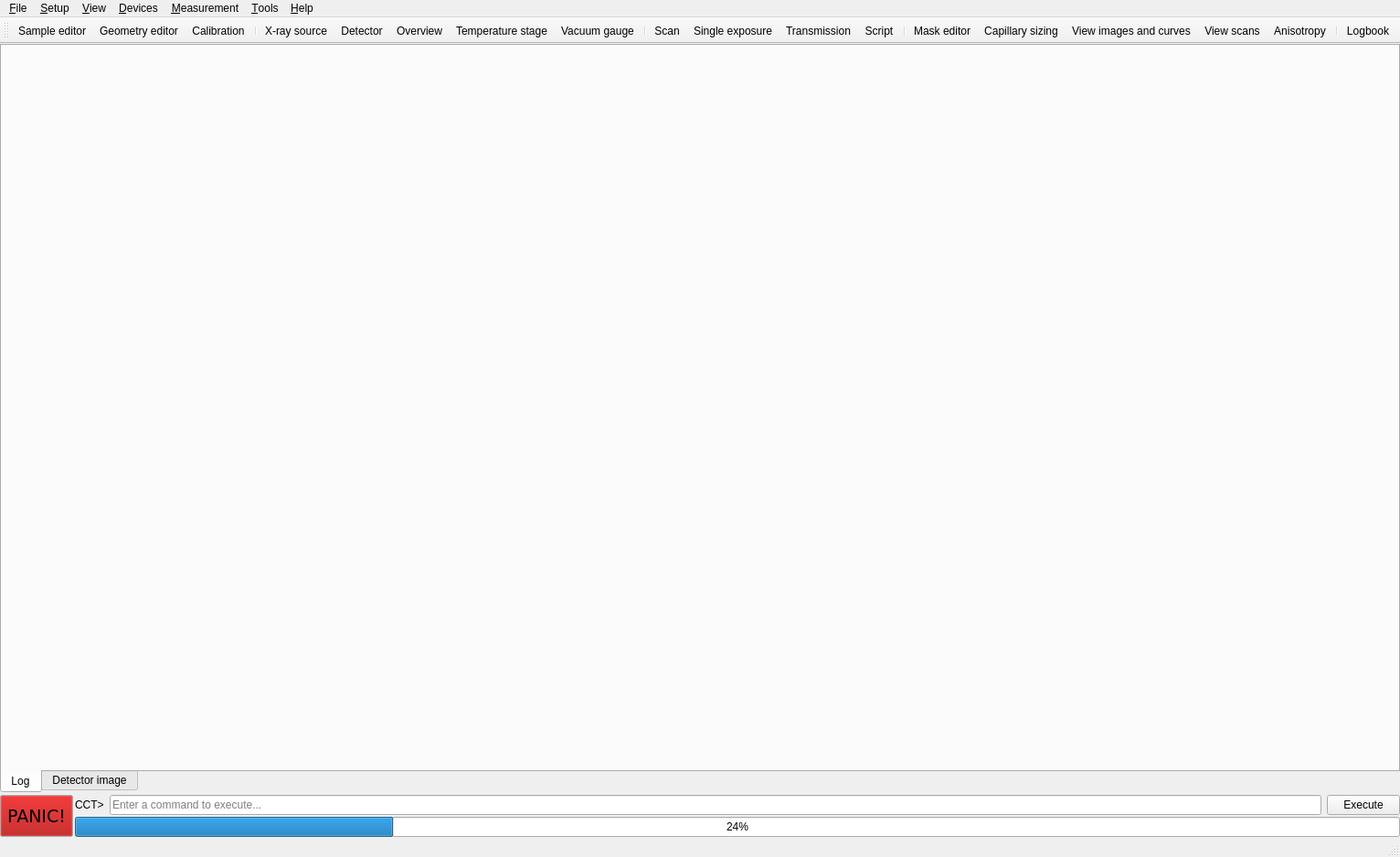
<?xml version="1.0" encoding="UTF-8"?>
<ui version="4.0">
 <class>MainWindow</class>
 <widget class="QMainWindow" name="MainWindow">
  <property name="geometry">
   <rect>
    <x>0</x>
    <y>0</y>
    <width>876</width>
    <height>938</height>
   </rect>
  </property>
  <property name="windowTitle">
   <string>Credo Control Tool</string>
  </property>
  <property name="windowIcon">
   <iconset resource="../../resource/icons/icons.qrc">
    <normaloff>:/icons/cctlogo.svg</normaloff>:/icons/cctlogo.svg</iconset>
  </property>
  <widget class="QWidget" name="centralwidget">
   <layout class="QVBoxLayout" name="verticalLayout">
    <property name="spacing">
     <number>2</number>
    </property>
    <property name="leftMargin">
     <number>0</number>
    </property>
    <property name="topMargin">
     <number>0</number>
    </property>
    <property name="rightMargin">
     <number>0</number>
    </property>
    <property name="bottomMargin">
     <number>0</number>
    </property>
    <item>
     <layout class="QHBoxLayout" name="indicatorHorizontalLayout"/>
    </item>
    <item>
     <layout class="QHBoxLayout" name="deviceStatusBarLayout">
      <item>
       <spacer name="horizontalSpacer">
        <property name="orientation">
         <enum>Qt::Horizontal</enum>
        </property>
        <property name="sizeHint" stdset="0">
         <size>
          <width>0</width>
          <height>0</height>
         </size>
        </property>
       </spacer>
      </item>
     </layout>
    </item>
    <item>
     <widget class="QTabWidget" name="tabWidget">
      <property name="tabPosition">
       <enum>QTabWidget::South</enum>
      </property>
      <property name="currentIndex">
       <number>0</number>
      </property>
      <widget class="QWidget" name="logTab">
       <attribute name="title">
        <string>Log</string>
       </attribute>
       <layout class="QVBoxLayout" name="verticalLayout_3">
        <item>
         <layout class="QHBoxLayout" name="logHorizontalLayout"/>
        </item>
       </layout>
      </widget>
      <widget class="QWidget" name="patternTab">
       <attribute name="title">
        <string>Detector image</string>
       </attribute>
      </widget>
     </widget>
    </item>
    <item>
     <layout class="QHBoxLayout" name="horizontalLayout_2">
      <item>
       <widget class="QPushButton" name="panicPushButton">
        <property name="enabled">
         <bool>true</bool>
        </property>
        <property name="sizePolicy">
         <sizepolicy hsizetype="Minimum" vsizetype="Minimum">
          <horstretch>0</horstretch>
          <verstretch>0</verstretch>
         </sizepolicy>
        </property>
        <property name="palette">
         <palette>
          <active>
           <colorrole role="Button">
            <brush brushstyle="SolidPattern">
             <color alpha="255">
              <red>170</red>
              <green>0</green>
              <blue>0</blue>
             </color>
            </brush>
           </colorrole>
          </active>
          <inactive>
           <colorrole role="Button">
            <brush brushstyle="SolidPattern">
             <color alpha="255">
              <red>170</red>
              <green>0</green>
              <blue>0</blue>
             </color>
            </brush>
           </colorrole>
          </inactive>
          <disabled>
           <colorrole role="Button">
            <brush brushstyle="SolidPattern">
             <color alpha="255">
              <red>170</red>
              <green>0</green>
              <blue>0</blue>
             </color>
            </brush>
           </colorrole>
          </disabled>
         </palette>
        </property>
        <property name="font">
         <font>
          <family>DejaVu Sans</family>
          <pointsize>14</pointsize>
         </font>
        </property>
        <property name="toolTip">
         <string>Close shutter, stop all motors, power down X-ray source</string>
        </property>
        <property name="text">
         <string>PANIC!</string>
        </property>
       </widget>
      </item>
      <item>
       <layout class="QVBoxLayout" name="verticalLayout_2">
        <item>
         <widget class="QWidget" name="commandLineWidget" native="true">
          <layout class="QHBoxLayout" name="horizontalLayout">
           <property name="leftMargin">
            <number>0</number>
           </property>
           <property name="topMargin">
            <number>0</number>
           </property>
           <property name="rightMargin">
            <number>0</number>
           </property>
           <property name="bottomMargin">
            <number>0</number>
           </property>
           <item>
            <widget class="QLabel" name="label">
             <property name="text">
              <string>CCT&gt;</string>
             </property>
            </widget>
           </item>
           <item>
            <widget class="QLineEdit" name="commandLineEdit">
             <property name="placeholderText">
              <string>Enter a command to execute...</string>
             </property>
             <property name="clearButtonEnabled">
              <bool>true</bool>
             </property>
            </widget>
           </item>
           <item>
            <widget class="QPushButton" name="executePushButton">
             <property name="text">
              <string>Execute</string>
             </property>
             <property name="autoDefault">
              <bool>true</bool>
             </property>
            </widget>
           </item>
          </layout>
         </widget>
        </item>
        <item>
         <widget class="QProgressBar" name="progressBar">
          <property name="value">
           <number>24</number>
          </property>
         </widget>
        </item>
       </layout>
      </item>
     </layout>
    </item>
   </layout>
  </widget>
  <widget class="QMenuBar" name="menubar">
   <property name="geometry">
    <rect>
     <x>0</x>
     <y>0</y>
     <width>876</width>
     <height>30</height>
    </rect>
   </property>
   <widget class="QMenu" name="menu_File">
    <property name="title">
     <string>&amp;File</string>
    </property>
    <addaction name="actionSave_settings"/>
    <addaction name="actionQuit"/>
   </widget>
   <widget class="QMenu" name="menu_Setup">
    <property name="title">
     <string>&amp;Setup</string>
    </property>
    <addaction name="actionSample_editor"/>
    <addaction name="actionGeometry_editor"/>
    <addaction name="actionEdit_configuration"/>
    <addaction name="actionCalibrantsDB"/>
    <addaction name="separator"/>
    <addaction name="actionCalibration"/>
    <addaction name="separator"/>
    <addaction name="actionUser_management"/>
    <addaction name="actionChange_password"/>
    <addaction name="actionProject_management"/>
   </widget>
   <widget class="QMenu" name="menu_Devices">
    <property name="title">
     <string>&amp;Devices</string>
    </property>
    <widget class="QMenu" name="menuMotors">
     <property name="title">
      <string>&amp;Motors</string>
     </property>
     <property name="icon">
      <iconset resource="../../resource/icons/icons.qrc">
       <normaloff>:/icons/motor.svg</normaloff>:/icons/motor.svg</iconset>
     </property>
     <addaction name="actionMotors"/>
     <addaction name="actionCalibrateMotors"/>
    </widget>
    <addaction name="actionX_ray_source"/>
    <addaction name="actionDetector"/>
    <addaction name="menuMotors"/>
    <addaction name="actionVacuum_gauge"/>
    <addaction name="actionTemperature_stage"/>
    <addaction name="separator"/>
    <addaction name="actionDevice_connections"/>
   </widget>
   <widget class="QMenu" name="menu_Measurement">
    <property name="title">
     <string>&amp;Measurement</string>
    </property>
    <addaction name="actionScan"/>
    <addaction name="actionSingle_exposure"/>
    <addaction name="actionTransmission"/>
    <addaction name="actionScript"/>
    <addaction name="actionFirstPrinciplesCalibration"/>
   </widget>
   <widget class="QMenu" name="menu_Tools">
    <property name="title">
     <string>&amp;Tools</string>
    </property>
    <addaction name="actionMask_editor"/>
    <addaction name="actionView_images_and_curves"/>
    <addaction name="actionView_scans"/>
    <addaction name="actionAnisotropy"/>
    <addaction name="actionCapillary_sizing"/>
    <addaction name="actionData_reduction"/>
    <addaction name="separator"/>
    <addaction name="actionResource_consumption"/>
    <addaction name="actionOptimize_geometry"/>
    <addaction name="actionSamplePositionChecker"/>
    <addaction name="actionLogbook"/>
   </widget>
   <widget class="QMenu" name="menu_Help">
    <property name="title">
     <string>&amp;Help</string>
    </property>
    <addaction name="actionAbout"/>
    <addaction name="actionAbout_Qt"/>
    <addaction name="actionCommands"/>
   </widget>
   <widget class="QMenu" name="menu_View">
    <property name="title">
     <string>&amp;View</string>
    </property>
    <addaction name="actionAccounting"/>
    <addaction name="actionShutter"/>
    <addaction name="actionBeamstop"/>
    <addaction name="actionFSN_counters"/>
    <addaction name="actionResource_usage"/>
   </widget>
   <addaction name="menu_File"/>
   <addaction name="menu_Setup"/>
   <addaction name="menu_View"/>
   <addaction name="menu_Devices"/>
   <addaction name="menu_Measurement"/>
   <addaction name="menu_Tools"/>
   <addaction name="menu_Help"/>
  </widget>
  <widget class="QStatusBar" name="statusbar"/>
  <widget class="QToolBar" name="toolBar">
   <property name="sizePolicy">
    <sizepolicy hsizetype="Minimum" vsizetype="Fixed">
     <horstretch>0</horstretch>
     <verstretch>0</verstretch>
    </sizepolicy>
   </property>
   <property name="windowTitle">
    <string>toolBar</string>
   </property>
   <property name="iconSize">
    <size>
     <width>32</width>
     <height>32</height>
    </size>
   </property>
   <attribute name="toolBarArea">
    <enum>TopToolBarArea</enum>
   </attribute>
   <attribute name="toolBarBreak">
    <bool>false</bool>
   </attribute>
   <addaction name="actionSample_editor"/>
   <addaction name="actionGeometry_editor"/>
   <addaction name="actionCalibration"/>
   <addaction name="separator"/>
   <addaction name="actionX_ray_source"/>
   <addaction name="actionDetector"/>
   <addaction name="actionMotors"/>
   <addaction name="actionTemperature_stage"/>
   <addaction name="actionVacuum_gauge"/>
   <addaction name="separator"/>
   <addaction name="actionScan"/>
   <addaction name="actionSingle_exposure"/>
   <addaction name="actionTransmission"/>
   <addaction name="actionScript"/>
   <addaction name="separator"/>
   <addaction name="actionMask_editor"/>
   <addaction name="actionCapillary_sizing"/>
   <addaction name="actionView_images_and_curves"/>
   <addaction name="actionView_scans"/>
   <addaction name="actionAnisotropy"/>
   <addaction name="separator"/>
   <addaction name="actionLogbook"/>
  </widget>
  <action name="actionSample_editor">
   <property name="icon">
    <iconset resource="../../resource/icons/icons.qrc">
     <normaloff>:/icons/sample.svg</normaloff>:/icons/sample.svg</iconset>
   </property>
   <property name="text">
    <string>&amp;Sample editor</string>
   </property>
   <property name="toolTip">
    <string>Open the sample database editor</string>
   </property>
  </action>
  <action name="actionGeometry_editor">
   <property name="icon">
    <iconset resource="../../resource/icons/icons.qrc">
     <normaloff>:/icons/geometry.svg</normaloff>:/icons/geometry.svg</iconset>
   </property>
   <property name="text">
    <string>&amp;Geometry editor</string>
   </property>
   <property name="toolTip">
    <string>Edit geometry parameters</string>
   </property>
  </action>
  <action name="actionSave_settings">
   <property name="icon">
    <iconset theme="document-save">
     <normaloff>../../../../cpt/src/cpt/widgets/mainwindow</normaloff>../../../../cpt/src/cpt/widgets/mainwindow</iconset>
   </property>
   <property name="text">
    <string>&amp;Save settings</string>
   </property>
   <property name="toolTip">
    <string>Save the settings</string>
   </property>
  </action>
  <action name="actionQuit">
   <property name="icon">
    <iconset theme="application-exit">
     <normaloff>../../../../cpt/src/cpt/widgets/mainwindow</normaloff>../../../../cpt/src/cpt/widgets/mainwindow</iconset>
   </property>
   <property name="text">
    <string>&amp;Quit</string>
   </property>
   <property name="toolTip">
    <string>Quit the application</string>
   </property>
  </action>
  <action name="actionCalibration">
   <property name="icon">
    <iconset resource="../../resource/icons/icons.qrc">
     <normaloff>:/icons/calibration.svg</normaloff>:/icons/calibration.svg</iconset>
   </property>
   <property name="text">
    <string>&amp;Calibration</string>
   </property>
   <property name="toolTip">
    <string>Calibrate the beam center and the sample-to-detector distance</string>
   </property>
  </action>
  <action name="actionEdit_configuration">
   <property name="icon">
    <iconset resource="../../resource/icons/icons.qrc">
     <normaloff>:/icons/editconfig.svg</normaloff>:/icons/editconfig.svg</iconset>
   </property>
   <property name="text">
    <string>&amp;Edit configuration</string>
   </property>
   <property name="toolTip">
    <string>Configuration editor for advanced users</string>
   </property>
  </action>
  <action name="actionUser_management">
   <property name="icon">
    <iconset theme="system-users">
     <normaloff>.</normaloff>.</iconset>
   </property>
   <property name="text">
    <string>&amp;User management</string>
   </property>
   <property name="toolTip">
    <string>Manage users</string>
   </property>
  </action>
  <action name="actionProject_management">
   <property name="icon">
    <iconset resource="../../resource/icons/icons.qrc">
     <normaloff>:/icons/project.svg</normaloff>:/icons/project.svg</iconset>
   </property>
   <property name="text">
    <string>&amp;Project management</string>
   </property>
   <property name="toolTip">
    <string>Manage projects</string>
   </property>
  </action>
  <action name="actionX_ray_source">
   <property name="icon">
    <iconset resource="../../resource/icons/icons.qrc">
     <normaloff>:/icons/xraysource.svg</normaloff>:/icons/xraysource.svg</iconset>
   </property>
   <property name="text">
    <string>&amp;X-ray source</string>
   </property>
   <property name="toolTip">
    <string>Control the X-ray source</string>
   </property>
  </action>
  <action name="actionDetector">
   <property name="icon">
    <iconset resource="../../resource/icons/icons.qrc">
     <normaloff>:/icons/detector.svg</normaloff>:/icons/detector.svg</iconset>
   </property>
   <property name="text">
    <string>&amp;Detector</string>
   </property>
   <property name="toolTip">
    <string>Control the detector</string>
   </property>
  </action>
  <action name="actionMotors">
   <property name="icon">
    <iconset resource="../../resource/icons/icons.qrc">
     <normaloff>:/icons/motor.svg</normaloff>:/icons/motor.svg</iconset>
   </property>
   <property name="text">
    <string>&amp;Overview</string>
   </property>
   <property name="toolTip">
    <string>Control the motors</string>
   </property>
  </action>
  <action name="actionTemperature_stage">
   <property name="icon">
    <iconset resource="../../resource/icons/icons.qrc">
     <normaloff>:/icons/circulator.svg</normaloff>:/icons/circulator.svg</iconset>
   </property>
   <property name="text">
    <string>&amp;Temperature stage</string>
   </property>
   <property name="toolTip">
    <string>Control the temperature regulator</string>
   </property>
  </action>
  <action name="actionVacuum_gauge">
   <property name="icon">
    <iconset resource="../../resource/icons/icons.qrc">
     <normaloff>:/icons/tpg201.svg</normaloff>:/icons/tpg201.svg</iconset>
   </property>
   <property name="text">
    <string>&amp;Vacuum gauge</string>
   </property>
   <property name="toolTip">
    <string>Control the vacuum gauge</string>
   </property>
  </action>
  <action name="actionDevice_connections">
   <property name="icon">
    <iconset theme="network-idle">
     <normaloff>.</normaloff>.</iconset>
   </property>
   <property name="text">
    <string>Device &amp;connections</string>
   </property>
   <property name="toolTip">
    <string>Connect/disconnect devices</string>
   </property>
  </action>
  <action name="actionScan">
   <property name="icon">
    <iconset resource="../../resource/icons/icons.qrc">
     <normaloff>:/icons/scan.svg</normaloff>:/icons/scan.svg</iconset>
   </property>
   <property name="text">
    <string>&amp;Scan</string>
   </property>
   <property name="toolTip">
    <string>Perform scan measurements</string>
   </property>
  </action>
  <action name="actionSingle_exposure">
   <property name="icon">
    <iconset resource="../../resource/icons/icons.qrc">
     <normaloff>:/icons/exposure.svg</normaloff>:/icons/exposure.svg</iconset>
   </property>
   <property name="text">
    <string>Single &amp;exposure</string>
   </property>
   <property name="toolTip">
    <string>Take manual exposures</string>
   </property>
  </action>
  <action name="actionTransmission">
   <property name="icon">
    <iconset resource="../../resource/icons/icons.qrc">
     <normaloff>:/icons/transmission.svg</normaloff>:/icons/transmission.svg</iconset>
   </property>
   <property name="text">
    <string>&amp;Transmission</string>
   </property>
   <property name="toolTip">
    <string>Measure transmission of several samples</string>
   </property>
  </action>
  <action name="actionScript">
   <property name="icon">
    <iconset resource="../../resource/icons/icons.qrc">
     <normaloff>:/icons/script.svg</normaloff>:/icons/script.svg</iconset>
   </property>
   <property name="text">
    <string>S&amp;cript</string>
   </property>
   <property name="toolTip">
    <string>Automated measurements</string>
   </property>
  </action>
  <action name="actionMask_editor">
   <property name="icon">
    <iconset resource="../../resource/icons/icons.qrc">
     <normaloff>:/icons/flipmask.svg</normaloff>:/icons/flipmask.svg</iconset>
   </property>
   <property name="text">
    <string>&amp;Mask editor</string>
   </property>
   <property name="toolTip">
    <string>Edit mask matrices</string>
   </property>
  </action>
  <action name="actionView_images_and_curves">
   <property name="icon">
    <iconset resource="../../resource/icons/icons.qrc">
     <normaloff>:/icons/exposureviewer.svg</normaloff>:/icons/exposureviewer.svg</iconset>
   </property>
   <property name="text">
    <string>&amp;View images and curves</string>
   </property>
   <property name="toolTip">
    <string>View recorded scattering patterns and scattering curves</string>
   </property>
  </action>
  <action name="actionView_scans">
   <property name="icon">
    <iconset resource="../../resource/icons/icons.qrc">
     <normaloff>:/icons/scanviewer.svg</normaloff>:/icons/scanviewer.svg</iconset>
   </property>
   <property name="text">
    <string>View &amp;scans</string>
   </property>
   <property name="toolTip">
    <string>View scan curves</string>
   </property>
  </action>
  <action name="actionCapillary_sizing">
   <property name="icon">
    <iconset resource="../../resource/icons/icons.qrc">
     <normaloff>:/icons/capillarysizer.svg</normaloff>:/icons/capillarysizer.svg</iconset>
   </property>
   <property name="text">
    <string>&amp;Capillary sizing</string>
   </property>
   <property name="toolTip">
    <string>Determine capillary position and thickness</string>
   </property>
  </action>
  <action name="actionData_reduction">
   <property name="icon">
    <iconset resource="../../resource/icons/icons.qrc">
     <normaloff>:/icons/datareduction.svg</normaloff>:/icons/datareduction.svg</iconset>
   </property>
   <property name="text">
    <string>&amp;Data reduction</string>
   </property>
   <property name="toolTip">
    <string>Post-process data</string>
   </property>
  </action>
  <action name="actionResource_consumption">
   <property name="icon">
    <iconset resource="../../resource/icons/icons.qrc">
     <normaloff>:/icons/resourceusage.svg</normaloff>:/icons/resourceusage.svg</iconset>
   </property>
   <property name="text">
    <string>&amp;Resource consumption</string>
   </property>
   <property name="toolTip">
    <string>Analyze resource consumption and internal telemetry</string>
   </property>
  </action>
  <action name="actionOptimize_geometry">
   <property name="text">
    <string>&amp;Optimize geometry</string>
   </property>
   <property name="toolTip">
    <string>Calculate the optimum geometry</string>
   </property>
  </action>
  <action name="actionAbout">
   <property name="icon">
    <iconset theme="help-about">
     <normaloff>.</normaloff>.</iconset>
   </property>
   <property name="text">
    <string>&amp;About</string>
   </property>
   <property name="toolTip">
    <string>About this program</string>
   </property>
  </action>
  <action name="actionCommands">
   <property name="icon">
    <iconset theme="help-contents">
     <normaloff>.</normaloff>.</iconset>
   </property>
   <property name="text">
    <string>&amp;Commands</string>
   </property>
   <property name="toolTip">
    <string>Help on the script commands</string>
   </property>
  </action>
  <action name="actionAccounting">
   <property name="checkable">
    <bool>true</bool>
   </property>
   <property name="checked">
    <bool>true</bool>
   </property>
   <property name="text">
    <string>&amp;Accounting</string>
   </property>
   <property name="toolTip">
    <string>Open accounting dockwidget</string>
   </property>
  </action>
  <action name="actionShutter">
   <property name="checkable">
    <bool>true</bool>
   </property>
   <property name="checked">
    <bool>true</bool>
   </property>
   <property name="text">
    <string>&amp;Shutter</string>
   </property>
   <property name="toolTip">
    <string>Show the shutter control dockwidget</string>
   </property>
  </action>
  <action name="actionFSN_counters">
   <property name="checkable">
    <bool>true</bool>
   </property>
   <property name="checked">
    <bool>true</bool>
   </property>
   <property name="text">
    <string>&amp;FSN counters</string>
   </property>
   <property name="toolTip">
    <string>Show file sequence numbers</string>
   </property>
  </action>
  <action name="actionResource_usage">
   <property name="checkable">
    <bool>true</bool>
   </property>
   <property name="checked">
    <bool>true</bool>
   </property>
   <property name="text">
    <string>&amp;Resource usage</string>
   </property>
   <property name="toolTip">
    <string>Show resource usage dockwidget</string>
   </property>
  </action>
  <action name="actionAbout_Qt">
   <property name="icon">
    <iconset theme="help-about">
     <normaloff>.</normaloff>.</iconset>
   </property>
   <property name="text">
    <string>About &amp;Qt</string>
   </property>
   <property name="toolTip">
    <string>About Qt</string>
   </property>
  </action>
  <action name="actionCalibrateMotors">
   <property name="icon">
    <iconset resource="../../resource/icons/icons.qrc">
     <normaloff>:/icons/motorcalibration.svg</normaloff>:/icons/motorcalibration.svg</iconset>
   </property>
   <property name="text">
    <string>&amp;Calibrate</string>
   </property>
   <property name="toolTip">
    <string>Calibrate motors</string>
   </property>
  </action>
  <action name="actionBeamstop">
   <property name="checkable">
    <bool>true</bool>
   </property>
   <property name="checked">
    <bool>true</bool>
   </property>
   <property name="text">
    <string>&amp;Beamstop</string>
   </property>
   <property name="toolTip">
    <string>Show the beamstop control dockwidget</string>
   </property>
  </action>
  <action name="actionSamplePositionChecker">
   <property name="icon">
    <iconset resource="../../resource/icons/icons.qrc">
     <normaloff>:/icons/sample_positions.svg</normaloff>:/icons/sample_positions.svg</iconset>
   </property>
   <property name="text">
    <string>Check sample &amp;positions</string>
   </property>
   <property name="toolTip">
    <string>Make a graph of the relative positions of selected samples</string>
   </property>
  </action>
  <action name="actionFirstPrinciplesCalibration">
   <property name="text">
    <string>&amp;Q-calibrant calibration</string>
   </property>
   <property name="toolTip">
    <string>Calibration of q-calibrant samples using the detector shifting technique</string>
   </property>
  </action>
  <action name="actionChange_password">
   <property name="icon">
    <iconset resource="../../resource/icons/icons.qrc">
     <normaloff>:/icons/changepassword.svg</normaloff>:/icons/changepassword.svg</iconset>
   </property>
   <property name="text">
    <string>C&amp;hange password...</string>
   </property>
   <property name="toolTip">
    <string>Change passwords</string>
   </property>
  </action>
  <action name="actionLogbook">
   <property name="icon">
    <iconset resource="../../resource/icons/icons.qrc">
     <normaloff>:/icons/logbook.svg</normaloff>:/icons/logbook.svg</iconset>
   </property>
   <property name="text">
    <string>&amp;Logbook</string>
   </property>
   <property name="toolTip">
    <string>Open the user logbook</string>
   </property>
  </action>
  <action name="actionAnisotropy">
   <property name="icon">
    <iconset resource="../../resource/icons/icons.qrc">
     <normaloff>:/icons/anisotropy.svg</normaloff>:/icons/anisotropy.svg</iconset>
   </property>
   <property name="text">
    <string>Anisotropy</string>
   </property>
   <property name="toolTip">
    <string>Evaluate the anisotropy of scattering patterns</string>
   </property>
  </action>
  <action name="actionCalibrantsDB">
   <property name="text">
    <string>Calibrants Database</string>
   </property>
   <property name="toolTip">
    <string>Edit the calibrants database</string>
   </property>
  </action>
 </widget>
 <resources>
  <include location="../../resource/icons/icons.qrc"/>
 </resources>
 <connections/>
</ui>
